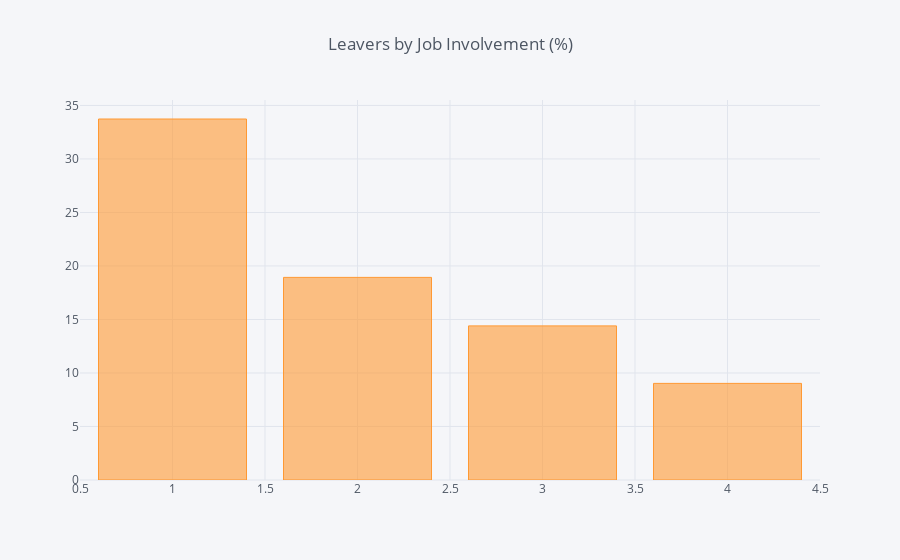

The code cell stored with this chart in its notebook:
### Code cell
df_JobInvolvement = pd.DataFrame(columns=["Job Involvement", "% of Leavers"])
i=0
for field in list(df_HR['JobInvolvement'].unique()):
    ratio = df_HR[(df_HR['JobInvolvement']==field)&(df_HR['Attrition']=="Yes")].shape[0] / df_HR[df_HR['JobInvolvement']==field].shape[0]
    df_JobInvolvement.loc[i] = (field, ratio*100)
    i += 1
    #print("In {}, the ratio of leavers is {:.2f}%".format(field, ratio*100))    
df_JI = df_JobInvolvement.groupby(by="Job Involvement").sum()
df_JI.iplot(kind='bar',title='Leavers by Job Involvement (%)')

### Figure 1 — Plotly figure (JSON) as saved in the notebook; plotly's stock layout.template omitted (floating-point values rounded to 4 significant figures)
{"data": [{"marker": {"color": "rgba(255, 153, 51, 0.6)", "line": {"color": "rgba(255, 153, 51, 1.0)", "width": 1}}, "name": "% of Leavers", "orientation": "v", "text": "", "type": "bar", "uid": "bdfe72d9-d366-4da2-93d0-1efcde67c49a", "x": [1, 2, 3, 4], "y": [33.73, 18.93, 14.4, 9.028]}], "layout": {"legend": {"bgcolor": "#F5F6F9", "font": {"color": "#4D5663"}}, "paper_bgcolor": "#F5F6F9", "plot_bgcolor": "#F5F6F9", "title": {"font": {"color": "#4D5663"}, "text": "Leavers by Job Involvement (%)"}, "xaxis": {"gridcolor": "#E1E5ED", "showgrid": true, "tickfont": {"color": "#4D5663"}, "title": {"font": {"color": "#4D5663"}, "text": ""}, "zerolinecolor": "#E1E5ED"}, "yaxis": {"gridcolor": "#E1E5ED", "showgrid": true, "tickfont": {"color": "#4D5663"}, "title": {"font": {"color": "#4D5663"}, "text": ""}, "zerolinecolor": "#E1E5ED"}}}
